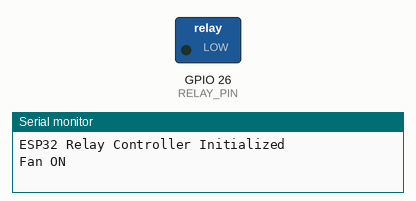
The sketch below on a simulated ESP32. Shown: switched loads named in the sketch (green lamp = pin HIGH), the last lines printed to the serial monitor.

Above: at 2.5 s.
At 7.5 s:
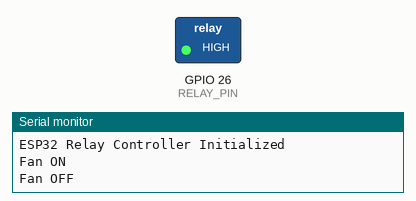
Timing chart, 0 to 13.0 s (numbered marks = the images above):
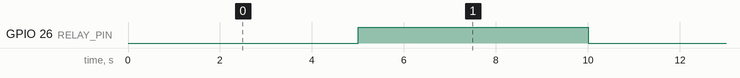

Measured:
- by itself, GPIO 26 (RELAY_PIN): alternates HIGH for 5.0 s and LOW for 5.0 s

The sketch:

FansAndRelay.ino
```cpp
/*
  CODE AUTHOR: Claudia Becerril Hernandez
  DATE: 8/14/25
  WHAT CODE DOES: The code turns the cooling fans on and off. Every five seconds the fans turn on for five senconds.

*/


// constants won't change
const int RELAY_PIN = 26;  // the Arduino pin, which connects to the IN pin of relay

// the setup function runs once when you press reset or power the board
void setup() {
  // set the relay digital pin as an output.
  pinMode(RELAY_PIN, OUTPUT);
  // set relay to initial OFF state
  digitalWrite(RELAY_PIN, HIGH);  //for an active-LOW relay, HIGH means OFF


  //can use Serial to debug
  Serial.begin(115200);
  Serial.println("ESP32 Relay Controller Initialized");
}

// the loop function runs over and over again forever
void loop() {

//TURN THE FAN ON FOR 5 SECONDS
digitalWrite(RELAY_PIN, LOW);
Serial.println("Fan ON");
delay(5000);

//TURN THE FAN OFF FOR 5 SECONDS
digitalWrite(RELAY_PIN, HIGH);  //for an active-LOW relay, HIGH means OFF
Serial.println("Fan OFF");
delay(5000);


}
```
